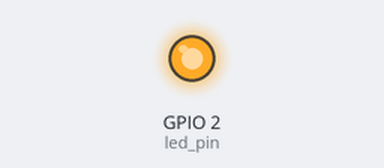
The sketch below on a simulated ESP32. Shown: output pins drawn as LEDs (lit = HIGH).

Above: at 0.16 s.
At 39.7 s:
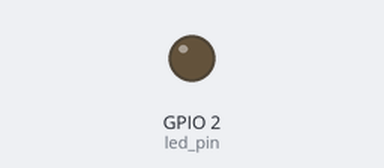
Timing chart, 0 to 40.3 s (numbered marks = the images above):
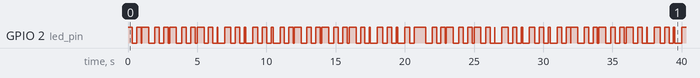

The sketch:

02_blink_led_multiple_threads_first_challenge.ino
```cpp
//A Basic challenge to demonstrate how to blink an LED at two different rates using two separate threads


#if CONFIG_FREERTOS_UNICORE
static const BaseType_t app_cpu = 0;
#else
static const BaseType_t app_cpu = 1;
#endif

//Configure the Pin
static const int led_pin = LED_BUILTIN;


//Both the tasks are set at the same priority
// Note that both setup() and loop() functions run in their own task for the Arduino version of ESP-IDF.
//Because all three tasks (Toggle 1, Toggle 2, and “Setup and Loop”) are priority 1, the processor will split its time equally among them.

// Task : Blink an LED at 2000ms
void toggleLED_task1(void *parameter){
  while(1){

    digitalWrite(led_pin, HIGH);
    vTaskDelay(500/portTICK_PERIOD_MS);
    digitalWrite(led_pin, LOW);
    vTaskDelay(500/portTICK_PERIOD_MS); //FreeRTOS defines portTICK_PERIOD_MS to 1ms

  }

}


// Task : Blink an LED at 200ms
void toggleLED_task2(void *parameter){
  while(1){

    digitalWrite(led_pin, HIGH);
    vTaskDelay(323/portTICK_PERIOD_MS);
    digitalWrite(led_pin, LOW);
    vTaskDelay(323/portTICK_PERIOD_MS); //FreeRTOS defines portTICK_PERIOD_MS to 1ms

  }

}

void setup() {

  //configure pin
  pinMode(led_pin, OUTPUT);

   //Task to run forever
   xTaskCreatePinnedToCore( //use xTaskCreate() in vanilla FreeRTOS
    toggleLED_task1,             //Function to be called
    "Toggle LED at 2000ms",          //Name of task
    1024,                  //Stack size (bytes in ESP32, words in Vanilla FreeRTOS)
    NULL,                  //Parameter to pass to function
    1,                     //Task Priority
    NULL,                  //Task Handle
    app_cpu);              //Run on one core


  //Task to run forever
   xTaskCreatePinnedToCore( //use xTaskCreate() in vanilla FreeRTOS
    toggleLED_task2,             //Function to be called
    "Toggle LED at 200ms",          //Name of task
    1024,                  //Stack size (bytes in ESP32, words in Vanilla FreeRTOS)
    NULL,                  //Parameter to pass to function
    1,                     //Task Priority
    NULL,                  //Task Handle
    app_cpu);              //Run on one core


}

void loop() {
  // Do nothing
  // setup() and loop() run in their own task with priority 1 in core 1
  // on ESP32

}
```

Measured:
- by itself, GPIO 2 (led_pin): moves between LOW and HIGH, repeating every 31.0 s
- by itself, everything shown: repeats every 11.0 s, in 34 steps
